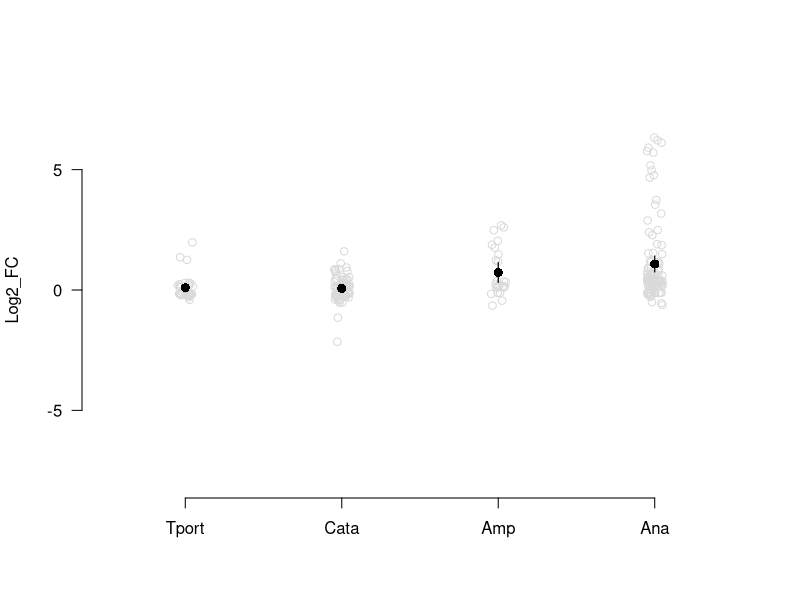

This chart was generated by the following R code:
library(tidyverse)
library(data.table)
# 
# significantFitness <- fread('significant_genes_20220316.csv')
# 
# AA_COGs <- fread('COGs/AAtransportMetabolismCOG.txt') %>%
#     inner_join(., significantFitness, by='spo') %>%
#     mutate(., COG='AA')
# 
# Carbon_COGs <- fread('COGs/CarbontransportMetabolismCOG.txt') %>%
#     inner_join(., significantFitness, by='spo') %>%
#     mutate(., COG='Carbon')
# 
# Coenz_COGs <- fread('COGs/CoenzymeTransportMetabolismCOG.txt') %>%
#     inner_join(., significantFitness, by='spo') %>%
#     mutate(., COG='Coenzyme')
# 
# Energy_COGs <- fread('COGs/EnergyproductionConversion.txt') %>%
#     inner_join(., significantFitness, by='spo') %>%
#     mutate(., COG='Energy')
# 
# Inorg_COGs <- fread('COGs/InorganicTransportMetabolism.txt') %>%
#     inner_join(., significantFitness, by='spo') %>%
#     mutate(., COG='Inorganics')
# 
# Lipid_COGs <- fread('COGs/lipidTransportMetabolism.txt')  %>%
#     inner_join(., significantFitness, by='spo') %>%
#     mutate(., COG='lipids')
# 
# nucleotide_COGs <- fread('COGs/nucleotideTransportMetabolismCOG.txt') %>%
#     inner_join(., significantFitness, by='spo') %>%
#     mutate(., COG='nucleotide')
# 
# translation_COGs <- fread('COGs/translationRibosomalstructureBiogenesisCOG.txt') %>%
#     inner_join(., significantFitness, by='spo') %>%
#     mutate(., COG='translation')
# 
# 
# COGtable <- AA_COGs %>%
#     rbind(Carbon_COGs) %>%
#     rbind(Coenz_COGs) %>%
#     rbind(Energy_COGs) %>%
#     rbind(Inorg_COGs) %>%
#     rbind(Lipid_COGs) %>%
#     rbind(translation_COGs) %>%
#     rbind(nucleotide_COGs)
# 
# write.csv(COGtable, 'significantCOGfitness_20220316.csv')
# 
# metabolism <- fread('significant_genes_grouped_Metabolism_20220107.csv')

metabolism <- fread('significant_genes_grouped_Metabolism_filtered_20220413.csv')


anabolic <- subset(metabolism, Metabolism == 'Anabolic') 
anabolicfold <- c(anabolic$Mari_fold_diff[anabolic$Mari_sig=='yes'], anabolic$Vib_fold_diff[anabolic$Vib_sig=='yes'], anabolic$CC_fold_diff[anabolic$CC_sig=='yes']) %>% 
    na.omit()

anabolicW <- c(anabolic$mean_mari[anabolic$Mari_sig=='yes'], anabolic$mean_vib[anabolic$Vib_sig=='yes'], anabolic$mean_CC[anabolic$CC_sig=='yes']) %>% 
    na.omit()
anabolicWAlone <- anabolic$mean_rpomAlone


catabolic <- subset(metabolism, Metabolism=='Catabolic')

catabolicfold <- c(catabolic$Mari_fold_diff[catabolic$Mari_sig=='yes'], catabolic$Vib_fold_diff[catabolic$Vib_sig=='yes'], catabolic$CC_fold_diff[catabolic$CC_sig=='yes']) %>% 
    na.omit()

catabolicW <- c(catabolic$mean_mari[catabolic$Mari_sig=='yes'], catabolic$mean_vib[catabolic$Vib_sig=='yes'], catabolic$mean_CC[catabolic$CC_sig=='yes']) %>% 
    na.omit()
catabolicWAlone <- catabolic$mean_rpomAlone

both <- subset(metabolism, Metabolism=='Amphibolic')
bothfold <- c(both$Mari_fold_diff[both$Mari_sig=='yes'], both$Vib_fold_diff[both$Vib_sig=='yes'], both$CC_fold_diff[both$CC_sig=='yes']) %>% 
    na.omit()
bothW <- c(both$mean_mari[both$Mari_sig=='yes'], both$mean_vib[both$Vib_sig=='yes'], both$mean_CC[both$CC_sig=='yes']) %>% 
    na.omit()
bothWAlone <- both$mean_rpomAlone


transport <- subset(metabolism, Metabolism=='Transport')
transportfold <- c(transport$Mari_fold_diff[transport$Mari_sig=='yes'], transport$Vib_fold_diff[transport$Vib_sig=='yes'], transport$CC_fold_diff[transport$CC_sig=='yes']) %>% 
    na.omit()
transportW <- c(transport$mean_mari[transport$Mari_sig=='yes'], transport$mean_vib[transport$Vib_sig=='yes'], transport$mean_CC[transport$CC_sig=='yes']) %>% 
    na.omit()
transportWAlone <- transport$mean_rpomAlone

anabolicTest <- t.test(anabolicfold)
anabolicWTest <- t.test(anabolicW)
anabolicWAloneTest <- t.test(anabolicWAlone)
catabolicTest <- t.test(catabolicfold)
catabolicWTest <- t.test(catabolicW)
catabolicWAloneTest <- t.test(catabolicWAlone)
bothTest <- t.test(bothfold)
bothWTest <- t.test(bothW)
bothWAloneTest <- t.test(bothWAlone)
transportTest <- t.test(transportfold)
transportWTest <- t.test(transportW)
transportWAloneTest <- t.test(transportWAlone)

combodW <- c(anabolicfold, catabolicfold, transportfold, bothfold)
comboW <- c(anabolicW, anabolicWAlone, catabolicW, catabolicWAlone)


dotPlotter <- function(metabolism, metabolismTest, X, meanColor='black'){
    points(runif(length(metabolism), X-0.01, X+0.01), metabolism, col='grey85')
    points(X, metabolismTest$estimate, pch=16, cex=1.2, col=meanColor)
    segments(x0=X, y0=metabolismTest$conf.int[1], y1=metabolismTest$conf.int[2], lwd=1.2, col=meanColor)
    
}


#pdf('metabolic_FoldDifferences_20220413.pdf', useDingbats=FALSE)


plot(c(0.8, 1.1), c(-8,8), type='n', xlim=c(0,0.8), xlab='', ylab='Log2_FC', xaxt='n', bty='n', las=2)
axis(1, at=c(0.1, 0.3, 0.5, 0.7), labels=c('Tport', 'Cata', 'Amp', 'Ana'))
dotPlotter(transportfold, transportTest, 0.1)
dotPlotter(catabolicfold, catabolicTest, 0.3)
dotPlotter(bothfold, bothTest, 0.5)
dotPlotter(anabolicfold, anabolicTest, 0.7)



#dev.off()
